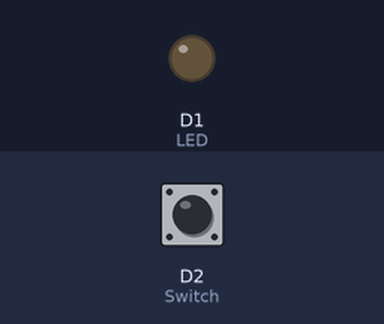
A sketch run on a simulated ESP8266 (NodeMCU). Shown: output pins drawn as LEDs (lit = HIGH). Dashed ring = blinking. The test bench sets the inputs (shaded band); at power-on: D2 (Switch) LOW.

Above: at 1.2 s.
1.3 s: D2 (Switch) pulled HIGH for 3.2 s
At 1.8 s:
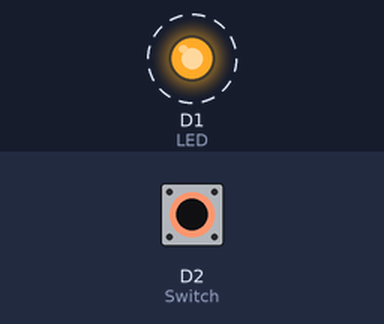
Timing chart, 0 to 5.8 s (numbered marks = the images above; inputs shaded):
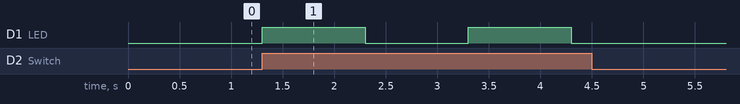

Measured:
- after the input at 1.3 s, D1 (LED): alternates HIGH for 1.0 s and LOW for 1.0 s, 4 changes in all, then stays LOW, starting at once

The sketch:

ESP8266_-_Blink.ino
```cpp
#define LED  D1     //ESP is set so can define pins by Dxx
#define Switch D2

void setup() {
  // put your setup code here, to run once:

pinMode (LED,OUTPUT);   //set mode of the pin
pinMode (Switch, INPUT);

}

void loop() {
  // put your main code here, to run repeatedly:
 int check_switch;
  check_switch = digitalRead (Switch);

  if (check_switch == 1)
  { digitalWrite (LED,HIGH);
    t_delay(1000);
    digitalWrite (LED,LOW);
    t_delay(1000);
  }
  else
    digitalWrite (LED,LOW);

}

void t_delay (int x)
{
  delay (x);
}
```
